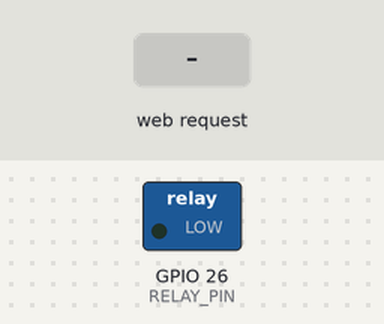
A sketch run on a simulated ESP32. Parts: switched loads named in the sketch (green lamp = pin HIGH). The inputs (shaded band) are chosen by the test bench. WiFi joins after 1.5 s; servers stay silent unless stated; what the sketch prints to the serial monitor is not drawn.

Above: at 3.2 s.
3.3 s: HTTP request GET /on received
At 4.5 s:
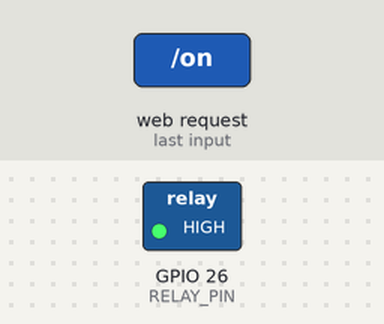
4.8 s: HTTP request GET /off received
At 5.7 s:
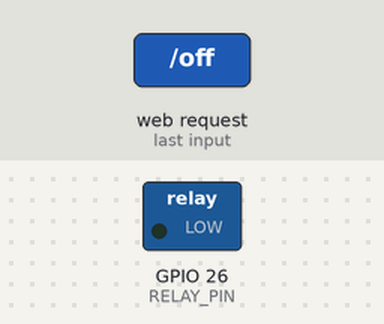
Timing chart, 0 to 7.8 s (numbered marks = the images above; inputs shaded):
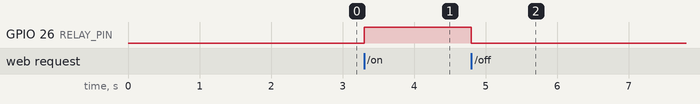

The sketch:

esp_to_webserver.ino
```cpp
#include <WiFi.h>
#include <WebServer.h>

const char* ssid = "";
const char* password = "";
WebServer server(80);

const int RELAY_PIN = 26;

void setup() {
  Serial.begin(115200);

  pinMode(RELAY_PIN, OUTPUT);
  digitalWrite(RELAY_PIN, LOW);

  WiFi.begin(ssid, password);

  while (WiFi.status() != WL_CONNECTED) {
    delay(1000);
    Serial.println("Connecting to WiFi...");
  }

  Serial.println("WiFi connected");
  Serial.println("IP address: ");
  Serial.println(WiFi.localIP());

  server.on("/on", []() {
    digitalWrite(RELAY_PIN, HIGH);
    server.send(200, "text/plain", "Relay turned on");
  });

  server.on("/off", []() {
    digitalWrite(RELAY_PIN, LOW);
    server.send(200, "text/plain", "Relay turned off");
  });

  server.begin();
}

void loop() {
  server.handleClient();
}
```

Measured:
- after the input at 3.3 s, GPIO 26 (RELAY_PIN): LOW → HIGH at once
- after the input at 4.8 s, GPIO 26 (RELAY_PIN): HIGH → LOW at once
